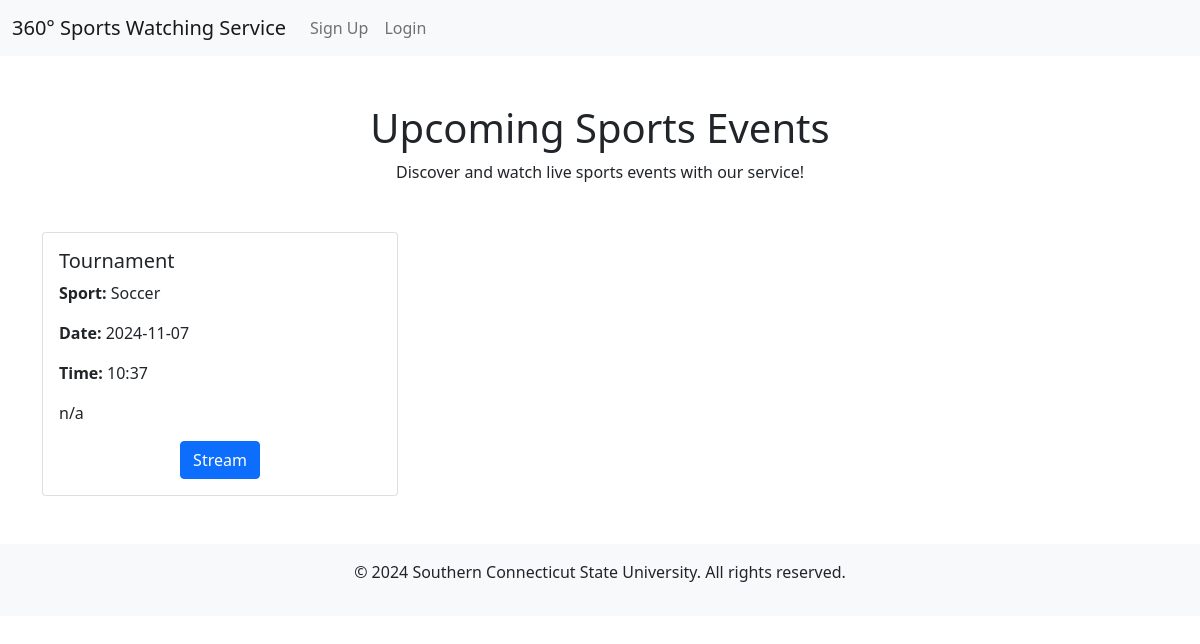
Before: /events with the older database file.
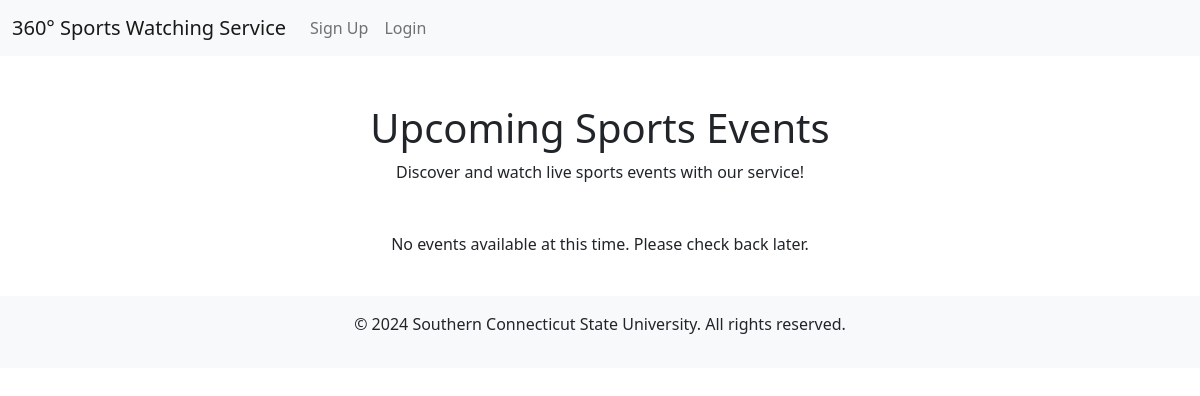
After: the same page with the newer database file.
### app/models.py (models this page shows)
class Event(db.Model):
    __tablename__ = 'Event'
    id = db.Column(db.Integer, primary_key=True)
    event_name = db.Column(db.String(100), nullable=False)
    sport = db.Column(db.String(50), nullable=False)
    date = db.Column(db.Date, nullable=False)
    time = db.Column(db.Time, nullable=False)
    notes = db.Column(db.Text)
    port = db.Column(db.Integer)
    ip = db.Column(db.String(50))
    site = db.Column(db.String(50))

### app/routes.py (the view)
@app.route('/events')
def events():
    events = Event.query.all()  # Fetch all events
    return render_template('events.html', events=events)

### app/templates/events.html (shortened to what this page needs)
{% extends "parent-templates/access-content.html" %}
{% block content %}
<main class="container mt-5">
    <h1 class="text-center">Upcoming Sports Events</h1>
    <p class="text-center">Discover and watch live sports events with our service!</p>
    <div class="row mt-5">
        {% for event in events %}
        <div class="col-md-6 col-lg-4 mb-4">
            <div class="card">
                <div class="card-body">
                    <h5 class="card-title">{{ event.event_name }}</h5>
                    <p class="card-text"><strong>Sport:</strong> {{ event.sport }}</p>
                    <p class="card-text"><strong>Date:</strong> {{ event.date.strftime('%Y-%m-%d') }}</p>
                    <p class="card-text"><strong>Time:</strong> {{ event.time.strftime('%H:%M') }}</p>
                    <p class="card-text">{{ event.notes }}</p>
                    <center>
                        <a href="event-page-{{event.id}}" class="btn btn-primary">Stream</a>
                    </center>
                </div>
            </div>
        </div>
        {% else %}
        <p class="text-center">No events available at this time. Please check back later.</p>
        {% endfor %}
    </div>
</main>
<br>
{% endblock %}

### app/templates/parent-templates/access-content.html (shortened to what this page needs)
<!DOCTYPE html>
<html lang="en">
<head>
    <link href="https://cdn.jsdelivr.net/npm/bootstrap@5.0.2/dist/css/bootstrap.min.css" rel="stylesheet">
    <link rel="stylesheet" href="{{ url_for('static', filename='css/general.css')}}">
</head>
<body>
    <nav class="navbar navbar-expand-lg navbar-light bg-light">
        <div class="container-fluid">
          <a class="navbar-brand" href="{{ url_for('index') }}">360&deg; Sports Watching Service</a>
          <div class="collapse navbar-collapse" id="navbarNav">
            <ul class="navbar-nav">
              <li class="nav-item">
                <a class="nav-link" href="{{ url_for('sign_up') }}"> Sign Up </a>
              </li>
              <li class="nav-item">
                <a class="nav-link" href="{{ url_for('login') }}"> Login</a>
              </li>
            </ul>
          </div>
        </div>
    </nav>
    {% block content %}
    {% endblock %}
    <footer class="bg-light text-center p-3">
        <p>&copy; 2024 Southern Connecticut State University. All rights reserved.</p>
    </footer>
</body>
</html>

### app/static/css/general.css (style rules this page uses)
body { margin: 0px; }

Changed rows visible on the page:
removed Event: event_name "Tournament", sport "Soccer", date "2024-11-07", time "10:37", notes "n/a"
Other visible differences:
text now shown: "No events available at this time. Please check back later."
